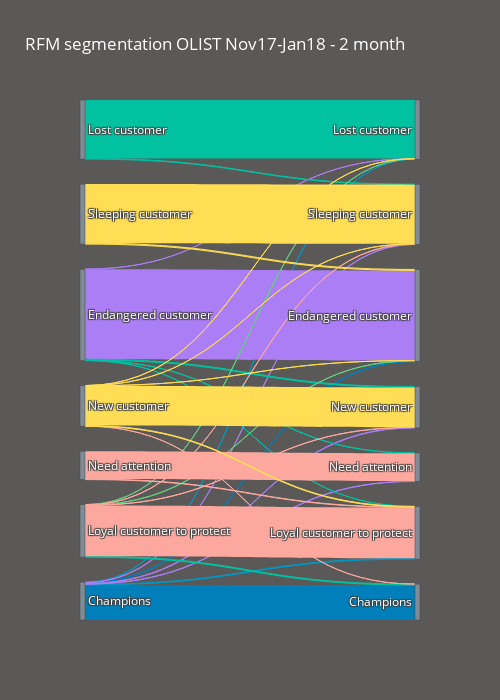

Here is the notebook cell this chart was saved with:
### Code cell
# plot Historical comparison over 2 monts
fig_1 = go.Figure(data_2m)
fig_1.update_layout(hovermode='x',
                    title="RFM segmentation OLIST Nov17-Jan18 - 2 month",
                    font=dict(size=12, color='white'),
                    paper_bgcolor='#5B5958',
                    width=500, height=700)

fig_1.show()

### Figure 1 — Plotly figure (JSON) as saved in the notebook; plotly's stock layout.template omitted (floating-point values rounded to 4 significant figures)
{"data": [{"arrangement": "freeform", "link": {"color": ["#007fba", "#007fba", "#0098c4", "#0098c4", "#ab7ef5", "#ab7ef5", "#ab7ef5", "#ab7ef5", "#ab7ef5", "#00c2a1", "#00c2a1", "#00c2a1", "#00c2a1", "#00c2a1", "#00c2a1", "#60d17f", "#60d17f", "#fca89f", "#fca89f", "#fca89f", "#fca89f", "#fca89f", "#fca89f", "#ffdd54", "#ffdd54", "#ffdd54", "#ffdd54", "#ffdd54", "#ffdd54", "#ffdd54"], "source": ["6", "6", "6", "6", "6", "6", "6", "2", "2", "2", "2", "2", "0", "0", "5", "5", "5", "5", "5", "5", "4", "4", "3", "3", "3", "3", "3", "3", "1", "1"], "target": ["13", "9", "7", "12", "11", "10", "8", "9", "7", "12", "11", "10", "7", "8", "13", "9", "7", "12", "10", "8", "12", "11", "13", "9", "7", "12", "10", "8", "9", "8"], "value": [4313, 82, 24, 102, 40, 60, 45, 11112, 4, 2, 31, 118, 7218, 69, 115, 28, 30, 6252, 27, 32, 57, 3445, 1, 10, 17, 78, 4903, 9, 122, 7280]}, "node": {"color": ["#808B96", "#808B96", "#808B96", "#808B96", "#808B96", "#808B96", "#808B96", "#808B96", "#808B96", "#808B96", "#808B96", "#808B96", "#808B96", "#808B96"], "label": ["Lost customer", "Sleeping customer", "Endangered customer", "New customer", "Need attention", "Loyal customer to protect", "Champions", "Lost customer", "Sleeping customer", "Endangered customer", "New customer", "Need attention", "Loyal customer to protect", "Champions"], "pad": 25, "thickness": 5}, "type": "sankey"}], "layout": {"font": {"color": "white", "size": 12}, "height": 700, "hovermode": "x", "paper_bgcolor": "#5B5958", "title": {"text": "RFM segmentation OLIST Nov17-Jan18 - 2 month"}, "width": 500}}
